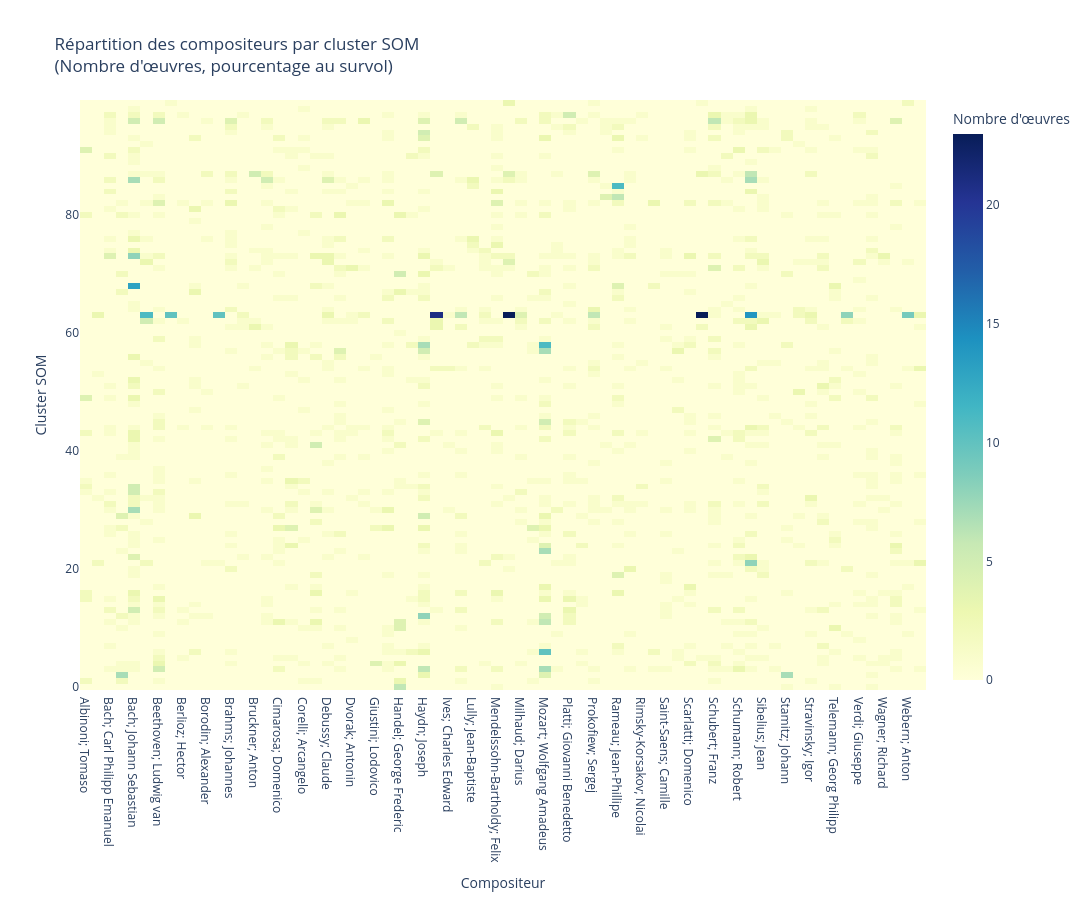

This figure's notebook cell:
### Code cell
import numpy as np
import pandas as pd
import seaborn as sns
import matplotlib.pyplot as plt

# Compute cluster for each sample
clusters = []
for sample in X:
    w = som.winner(scaler.transform([sample])[0])
    cluster_id = w[0] * som_size + w[1]
    clusters.append(cluster_id)
clusters = np.array(clusters)

# Build a DataFrame: rows=clusters, columns=composers, values=counts
df_heatmap = pd.DataFrame({'cluster': clusters, 'composer': y})
pivot = pd.pivot_table(df_heatmap, index='cluster', columns='composer', aggfunc=len, fill_value=0)

# Calculate percentages for annotation (for hover)
percentages = pivot.div(pivot.sum(axis=1).replace(0, np.nan), axis=0) * 100
hovertext = pivot.astype(str) + "<br>" + percentages.round(1).astype(str) + "%"

import plotly.graph_objects as go

fig = go.Figure(data=go.Heatmap(
    z=pivot.values,
    x=pivot.columns,
    y=pivot.index,
    colorscale='YlGnBu',
    colorbar=dict(title="Nombre d'œuvres"),
    text=hovertext.values,
    hovertemplate="Cluster %{y}<br>Compositeur: %{x}<br>Nombre: %{z}<br>Pourcentage: %{text}<extra></extra>"
))

fig.update_layout(
    title="Répartition des compositeurs par cluster SOM<br>(Nombre d'œuvres, pourcentage au survol)",
    xaxis_title="Compositeur",
    yaxis_title="Cluster SOM",
    width=1800,
    height=900
)

fig.show()
plt.xlabel("Compositeur")
plt.ylabel("Cluster SOM")
plt.tight_layout()
plt.show()

### Figure 1 — Plotly figure (JSON) as saved in the notebook; plotly's stock layout.template omitted (floating-point values rounded to 4 significant figures; data arrays with more than 128 entries replaced by an {"elided": "..."} marker saying what was removed)
{"data": [{"colorbar": {"title": {"text": "Nombre d'œuvres"}}, "colorscale": [[0, "rgb(255,255,217)"], [0.125, "rgb(237,248,177)"], [0.25, "rgb(199,233,180)"], [0.375, "rgb(127,205,187)"], [0.5, "rgb(65,182,196)"], [0.625, "rgb(29,145,192)"], [0.75, "rgb(34,94,168)"], [0.875, "rgb(37,52,148)"], [1, "rgb(8,29,88)"]], "hovertemplate": "Cluster %{y}<br>Compositeur: %{x}<br>Nombre: %{z}<br>Pourcentage: %{text}<extra></extra>", "text": {"elided": "100x70 str values"}, "type": "heatmap", "x": ["Albinoni; Tomaso", "Antheil; George", "Bach; Carl Philipp Emanuel", "Bach; Johann Christian", "Bach; Johann Sebastian", "Bartok; Bela", "Beethoven; Ludwig van", "Berg; Alban", "Berlioz; Hector", "Boccherini; Luigi Rodolofo", "Borodin; Alexander", "Boulez; Pierre", "Brahms; Johannes", "Britten; Benjamin", "Bruckner; Anton", "Chopin; Frederic", "Cimarosa; Domenico", "Clementi; Muzio", "Corelli; Arcangelo", "Couperin; Francois", "Debussy; Claude", "Dussek; Jan Ladislav", "Dvorak; Antonin", "Faure; Gabriel", "Giustini; Lodovico", "Grieg; Edvard", "Handel; George Frederic", "Haydn; Johann Michael", "Haydn; Joseph", "Hindemith; Paul", "Ives; Charles Edward", "Liszt; Franz", "Lully; Jean-Baptiste", "Mahler; Gustav", "Mendelssohn-Bartholdy; Felix", "Messiaen; Olivier", "Milhaud; Darius", "Mozart; Leopold", "Mozart; Wolfgang Amadeus", "Mussorgsky; Modest", "Platti; Giovanni Benedetto", "Pleyel; Ignace Joseph", "Prokofiew; Sergej", "Purcell; Henry", "Rameau; Jean-Phillipe", "Ravel; Maurice", "Rimsky-Korsakov; Nicolai", "Rossini; Gioacchino", "Saint-Saens; Camille", "Salieri; Antonio", "Scarlatti; Domenico", "Schoenberg; Arnold", "Schubert; Franz", "Schumann; Clara", "Schumann; Robert", "Shostakovich; Dmitri", "Sibelius; Jean", "Smetana; Bedrich", "Stamitz; Johann", "Strauss; Richard", "Stravinsky; Igor", "Tchaikovsky; Peter Iljitsch", "Telemann; Georg Philipp", "Varese; Edgar", "Verdi; Giuseppe", "Vivaldi; Antonio", "Wagner; Richard", "Weber; Carl Maria von", "Webern; Anton", "Weill; Kurt"], "y": [0, 1, 2, 3, 4, 5, 6, 7, 8, 9, 10, 11, 12, 13, 14, 15, 16, 17, 18, 19, 20, 21, 22, 23, 24, 25, 26, 27, 28, 29, 30, 31, 32, 33, 34, 35, 36, 37, 38, 39, 40, 41, 42, 43, 44, 45, 46, 47, 48, 49, 50, 51, 52, 53, 54, 55, 56, 57, 58, 59, 60, 61, 62, 63, 64, 65, 66, 67, 68, 69, 70, 71, 72, 73, 74, 75, 76, 77, 78, 79, 80, 81, 82, 83, 84, 85, 86, 87, 88, 89, 90, 91, 92, 93, 94, 95, 96, 97, 98, 99], "z": {"elided": "100x70 int values"}}], "layout": {"height": 900, "title": {"text": "Répartition des compositeurs par cluster SOM<br>(Nombre d'œuvres, pourcentage au survol)"}, "width": 1800, "xaxis": {"title": {"text": "Compositeur"}}, "yaxis": {"title": {"text": "Cluster SOM"}}}}
